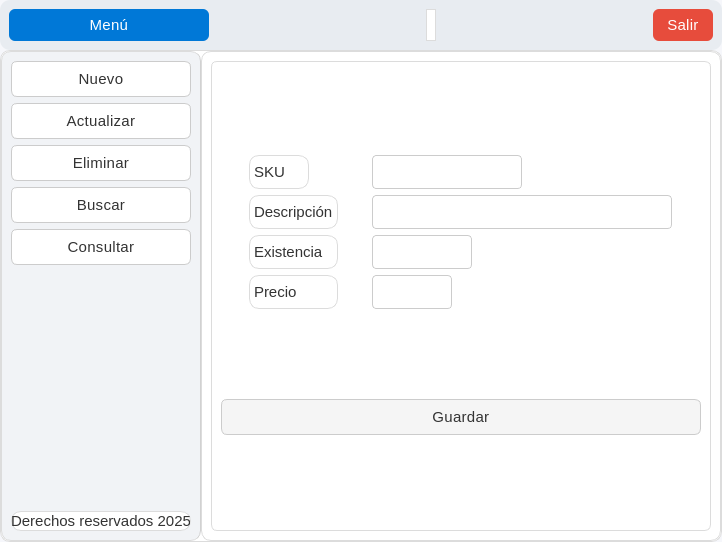
<?xml version="1.0" encoding="UTF-8"?>
<ui version="4.0">
 <class>MainWindow</class>
 <widget class="QMainWindow" name="MainWindow">
  <property name="geometry">
   <rect>
    <x>0</x>
    <y>0</y>
    <width>722</width>
    <height>542</height>
   </rect>
  </property>
  <property name="windowTitle">
   <string>MainWindow</string>
  </property>
  <property name="styleSheet">
   <string notr="true">QMainWindow {
    background-color: #f6f7fb;
    color: #333333;
    font-family: &quot;Segoe UI Variable&quot;, &quot;Roboto&quot;, &quot;Open Sans&quot;, sans-serif;
    font-size: 16px;
    font-weight: 300; /* Más delgada */
}

/* === Frames === */
QFrame {
    background-color: #ffffff;
    border-radius: 10px;
    border: 1px solid #dcdcdc;
}

/* Barra superior */
#frame_superior {
    background-color: #e8ecf1;
    border: none;
}

/* Panel lateral */
#frame_lateral {
    background-color: #f1f3f6;
    border-right: 1px solid #d1d1d1;
}

/* Área principal */
#frame_paginas {
    background-color: #ffffff;
}

/* === Botones === */
QPushButton {
    background-color: #f5f5f5;
    color: #333333;
    border: 1px solid #cccccc;
    border-radius: 6px;
    padding: 8px 14px;
    font-weight: 400;
    font-size: 15px;
    letter-spacing: 0.3px;
}

QPushButton:hover {
    background-color: #0078d7;
    color: #ffffff;
    border: 1px solid #0078d7;
}

QPushButton:pressed {
    background-color: #005a9e;
    color: #ffffff;
    border: 1px solid #005a9e;
}

/* Botón principal (Menú) */
#boton_menu {
    background-color: #0078d7;
    color: white;
    border: none;
    font-weight: 400;
}
#boton_menu:hover {
    background-color: #006cbe;
}
#boton_menu:pressed {
    background-color: #005a9e;
}

/* Botón salir */
#boton_salir {
    background-color: #e74c3c;
    color: white;
    border: none;
}
#boton_salir:hover {
    background-color: #c0392b;
}
#boton_salir:pressed {
    background-color: #a93226;
}

/* === Campos de texto === */
QLineEdit {
    background-color: #ffffff;
    color: #333333;
    border: 1px solid #cccccc;
    border-radius: 4px;
    padding: 6px 8px;
    font-size: 15px;
    font-weight: 300;
}

QLineEdit:focus {
    border: 1px solid #0078d7;
    background-color: #f9fcff;
}

/* === Labels === */
QLabel {
    color: #333333;
    font-weight: 300;
    font-size: 15px;
}

/* Label inferior o secundario */
#label {
    color: #666666;
    font-size: 13px;
    font-style: italic;
}

/* === Stacked Widget === */
QStackedWidget {
    background-color: #ffffff;
    border: 1px solid #dcdcdc;
    border-radius: 6px;
}

/* === Scrollbars === */
QScrollBar:vertical {
    border: none;
    background: #f0f0f0;
    width: 10px;
    border-radius: 4px;
}
QScrollBar::handle:vertical {
    background: #cccccc;
    min-height: 20px;
    border-radius: 4px;
}
QScrollBar::handle:vertical:hover {
    background: #0078d7;
}
QScrollBar::add-line:vertical,
QScrollBar::sub-line:vertical {
    height: 0;
}

/* === Layouts === */
QVBoxLayout, QHBoxLayout {
    spacing: 10px;
}

/* === Botones laterales === */
#boton_agregar, #boton_buscar, #boton_actualizar, #boton_eliminar, #boton_consultar {
    background-color: #ffffff;
    border: 1px solid #cccccc;
    color: #333333;
    font-weight: 400;
    font-size: 15px;
}

#boton_agregar:hover, 
#boton_buscar:hover, 
#boton_actualizar:hover, 
#boton_eliminar:hover,
#boton_consultar:hover {
    background-color: #e8f0fe;
    border: 1px solid #0078d7;
    color: #0078d7;
}

#boton_agregar:pressed, 
#boton_buscar:pressed, 
#boton_actualizar:pressed, 
#boton_eliminar:pressed ,
#boton_consultar:pressed{
    background-color: #cce0ff;
}

/* === Tooltips === */
QToolTip {
    background-color: #ffffff;
    color: #333333;
    border: 1px solid #0078d7;
    padding: 6px;
    border-radius: 4px;
    font-size: 14px;
}</string>
  </property>
  <widget class="QWidget" name="centralwidget">
   <layout class="QVBoxLayout" name="verticalLayout" stretch="1,0">
    <property name="spacing">
     <number>0</number>
    </property>
    <property name="leftMargin">
     <number>0</number>
    </property>
    <property name="topMargin">
     <number>0</number>
    </property>
    <property name="rightMargin">
     <number>0</number>
    </property>
    <property name="bottomMargin">
     <number>0</number>
    </property>
    <item>
     <widget class="QFrame" name="frame_superior">
      <property name="minimumSize">
       <size>
        <width>0</width>
        <height>50</height>
       </size>
      </property>
      <property name="maximumSize">
       <size>
        <width>16777215</width>
        <height>50</height>
       </size>
      </property>
      <property name="frameShape">
       <enum>QFrame::StyledPanel</enum>
      </property>
      <property name="frameShadow">
       <enum>QFrame::Raised</enum>
      </property>
      <layout class="QHBoxLayout" name="horizontalLayout">
       <item>
        <widget class="QPushButton" name="boton_menu">
         <property name="minimumSize">
          <size>
           <width>200</width>
           <height>0</height>
          </size>
         </property>
         <property name="text">
          <string>Menú</string>
         </property>
         <property name="icon">
          <iconset>
           <normaloff>../resources/imagenes/boton_menu.png</normaloff>../resources/imagenes/boton_menu.png</iconset>
         </property>
         <property name="iconSize">
          <size>
           <width>32</width>
           <height>32</height>
          </size>
         </property>
        </widget>
       </item>
       <item>
        <spacer name="horizontalSpacer">
         <property name="orientation">
          <enum>Qt::Horizontal</enum>
         </property>
         <property name="sizeHint" stdset="0">
          <size>
           <width>189</width>
           <height>27</height>
          </size>
         </property>
        </spacer>
       </item>
       <item>
        <widget class="QLabel" name="label">
         <property name="text">
          <string/>
         </property>
        </widget>
       </item>
       <item>
        <spacer name="horizontalSpacer_2">
         <property name="orientation">
          <enum>Qt::Horizontal</enum>
         </property>
         <property name="sizeHint" stdset="0">
          <size>
           <width>188</width>
           <height>27</height>
          </size>
         </property>
        </spacer>
       </item>
       <item>
        <widget class="QPushButton" name="boton_salir">
         <property name="text">
          <string>Salir</string>
         </property>
         <property name="icon">
          <iconset>
           <normaloff>../resources/imagenes/salir.png</normaloff>../resources/imagenes/salir.png</iconset>
         </property>
         <property name="iconSize">
          <size>
           <width>32</width>
           <height>32</height>
          </size>
         </property>
        </widget>
       </item>
      </layout>
     </widget>
    </item>
    <item>
     <widget class="QFrame" name="frame_central">
      <property name="frameShape">
       <enum>QFrame::StyledPanel</enum>
      </property>
      <property name="frameShadow">
       <enum>QFrame::Raised</enum>
      </property>
      <layout class="QHBoxLayout" name="horizontalLayout_2" stretch="1,0">
       <property name="spacing">
        <number>0</number>
       </property>
       <property name="leftMargin">
        <number>0</number>
       </property>
       <property name="topMargin">
        <number>0</number>
       </property>
       <property name="rightMargin">
        <number>0</number>
       </property>
       <property name="bottomMargin">
        <number>0</number>
       </property>
       <item>
        <widget class="QFrame" name="frame_lateral">
         <property name="minimumSize">
          <size>
           <width>200</width>
           <height>0</height>
          </size>
         </property>
         <property name="maximumSize">
          <size>
           <width>0</width>
           <height>16777215</height>
          </size>
         </property>
         <property name="frameShape">
          <enum>QFrame::StyledPanel</enum>
         </property>
         <property name="frameShadow">
          <enum>QFrame::Raised</enum>
         </property>
         <layout class="QVBoxLayout" name="verticalLayout_2">
          <item>
           <widget class="QPushButton" name="boton_agregar">
            <property name="layoutDirection">
             <enum>Qt::RightToLeft</enum>
            </property>
            <property name="text">
             <string>Nuevo</string>
            </property>
            <property name="icon">
             <iconset>
              <normaloff>../resources/imagenes/boton_agregar.png</normaloff>../resources/imagenes/boton_agregar.png</iconset>
            </property>
            <property name="iconSize">
             <size>
              <width>32</width>
              <height>32</height>
             </size>
            </property>
           </widget>
          </item>
          <item>
           <widget class="QPushButton" name="boton_actualizar">
            <property name="layoutDirection">
             <enum>Qt::RightToLeft</enum>
            </property>
            <property name="text">
             <string>Actualizar</string>
            </property>
            <property name="icon">
             <iconset>
              <normaloff>../resources/imagenes/boton_modificar.png</normaloff>../resources/imagenes/boton_modificar.png</iconset>
            </property>
            <property name="iconSize">
             <size>
              <width>32</width>
              <height>32</height>
             </size>
            </property>
           </widget>
          </item>
          <item>
           <widget class="QPushButton" name="boton_eliminar">
            <property name="layoutDirection">
             <enum>Qt::RightToLeft</enum>
            </property>
            <property name="text">
             <string>Eliminar</string>
            </property>
            <property name="icon">
             <iconset>
              <normaloff>../resources/imagenes/boton_eliminar.png</normaloff>../resources/imagenes/boton_eliminar.png</iconset>
            </property>
            <property name="iconSize">
             <size>
              <width>32</width>
              <height>32</height>
             </size>
            </property>
           </widget>
          </item>
          <item>
           <widget class="QPushButton" name="boton_buscar">
            <property name="layoutDirection">
             <enum>Qt::RightToLeft</enum>
            </property>
            <property name="text">
             <string>Buscar</string>
            </property>
            <property name="icon">
             <iconset>
              <normaloff>../resources/imagenes/BUSCAR.png</normaloff>../resources/imagenes/BUSCAR.png</iconset>
            </property>
            <property name="iconSize">
             <size>
              <width>32</width>
              <height>32</height>
             </size>
            </property>
           </widget>
          </item>
          <item>
           <widget class="QPushButton" name="boton_consultar">
            <property name="layoutDirection">
             <enum>Qt::RightToLeft</enum>
            </property>
            <property name="autoFillBackground">
             <bool>false</bool>
            </property>
            <property name="text">
             <string>Consultar</string>
            </property>
            <property name="icon">
             <iconset>
              <normaloff>../resources/imagenes/boton_consultar.png</normaloff>../resources/imagenes/boton_consultar.png</iconset>
            </property>
            <property name="iconSize">
             <size>
              <width>32</width>
              <height>32</height>
             </size>
            </property>
           </widget>
          </item>
          <item>
           <spacer name="verticalSpacer">
            <property name="orientation">
             <enum>Qt::Vertical</enum>
            </property>
            <property name="sizeHint" stdset="0">
             <size>
              <width>20</width>
              <height>40</height>
             </size>
            </property>
           </spacer>
          </item>
          <item>
           <widget class="QLabel" name="label_2">
            <property name="text">
             <string>Derechos reservados 2025</string>
            </property>
            <property name="alignment">
             <set>Qt::AlignCenter</set>
            </property>
           </widget>
          </item>
         </layout>
        </widget>
       </item>
       <item>
        <widget class="QFrame" name="frame_pagina">
         <property name="frameShape">
          <enum>QFrame::StyledPanel</enum>
         </property>
         <property name="frameShadow">
          <enum>QFrame::Raised</enum>
         </property>
         <layout class="QVBoxLayout" name="verticalLayout_3">
          <item>
           <widget class="QStackedWidget" name="stackedWidget">
            <property name="currentIndex">
             <number>0</number>
            </property>
            <widget class="QWidget" name="page_agregar">
             <layout class="QVBoxLayout" name="verticalLayout_4">
              <item>
               <layout class="QGridLayout" name="gridLayout">
                <item row="0" column="0">
                 <widget class="QLabel" name="label_3">
                  <property name="minimumSize">
                   <size>
                    <width>60</width>
                    <height>0</height>
                   </size>
                  </property>
                  <property name="maximumSize">
                   <size>
                    <width>60</width>
                    <height>16777215</height>
                   </size>
                  </property>
                  <property name="text">
                   <string>SKU</string>
                  </property>
                 </widget>
                </item>
                <item row="0" column="1">
                 <widget class="QLineEdit" name="lineEdit">
                  <property name="minimumSize">
                   <size>
                    <width>150</width>
                    <height>0</height>
                   </size>
                  </property>
                  <property name="maximumSize">
                   <size>
                    <width>150</width>
                    <height>16777215</height>
                   </size>
                  </property>
                 </widget>
                </item>
                <item row="1" column="0">
                 <widget class="QLabel" name="label_4">
                  <property name="text">
                   <string>Descripción</string>
                  </property>
                 </widget>
                </item>
                <item row="3" column="0">
                 <widget class="QLabel" name="label_6">
                  <property name="text">
                   <string>Precio</string>
                  </property>
                 </widget>
                </item>
                <item row="3" column="1">
                 <widget class="QLineEdit" name="lineEdit_4">
                  <property name="minimumSize">
                   <size>
                    <width>80</width>
                    <height>0</height>
                   </size>
                  </property>
                  <property name="maximumSize">
                   <size>
                    <width>80</width>
                    <height>16777215</height>
                   </size>
                  </property>
                 </widget>
                </item>
                <item row="1" column="1">
                 <widget class="QLineEdit" name="lineEdit_2">
                  <property name="minimumSize">
                   <size>
                    <width>300</width>
                    <height>0</height>
                   </size>
                  </property>
                  <property name="maximumSize">
                   <size>
                    <width>300</width>
                    <height>16777215</height>
                   </size>
                  </property>
                 </widget>
                </item>
                <item row="2" column="0">
                 <widget class="QLabel" name="label_5">
                  <property name="text">
                   <string>Existencia</string>
                  </property>
                 </widget>
                </item>
                <item row="2" column="1">
                 <widget class="QLineEdit" name="lineEdit_3">
                  <property name="minimumSize">
                   <size>
                    <width>100</width>
                    <height>0</height>
                   </size>
                  </property>
                  <property name="maximumSize">
                   <size>
                    <width>100</width>
                    <height>16777215</height>
                   </size>
                  </property>
                 </widget>
                </item>
               </layout>
              </item>
              <item>
               <widget class="QPushButton" name="pushButton">
                <property name="text">
                 <string>Guardar</string>
                </property>
                <property name="icon">
                 <iconset>
                  <normaloff>../resources/imagenes/guardar.png</normaloff>../resources/imagenes/guardar.png</iconset>
                </property>
                <property name="iconSize">
                 <size>
                  <width>32</width>
                  <height>32</height>
                 </size>
                </property>
               </widget>
              </item>
             </layout>
            </widget>
            <widget class="QWidget" name="page_buscar"/>
            <widget class="QWidget" name="page_actualizar"/>
            <widget class="QWidget" name="page_eliminar"/>
            <widget class="QWidget" name="page_consultar"/>
           </widget>
          </item>
         </layout>
        </widget>
       </item>
      </layout>
     </widget>
    </item>
   </layout>
  </widget>
 </widget>
 <resources/>
 <connections/>
</ui>
